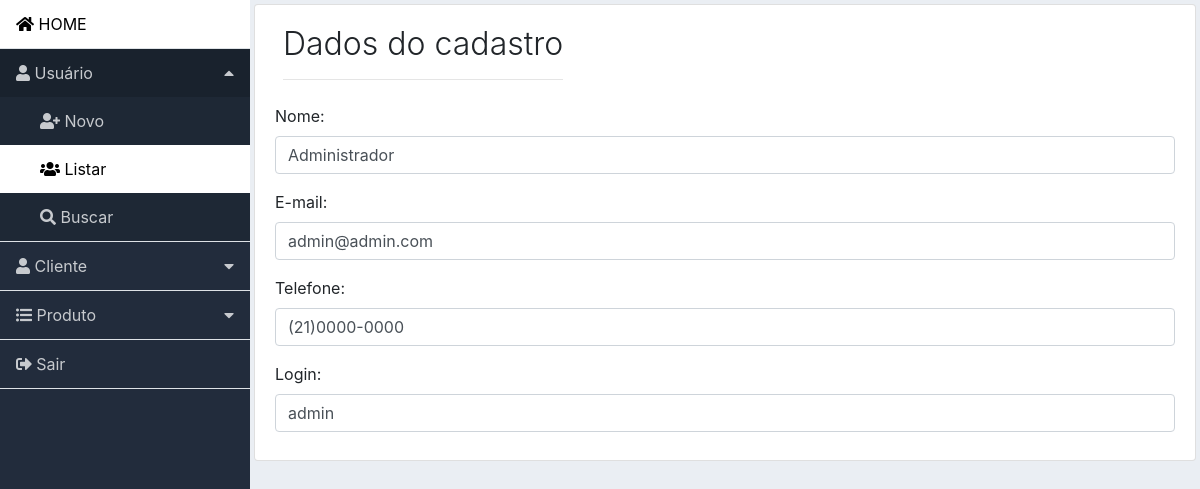
The page /usuario_visualizar.php?id=1 (signed in) on the database its author committed.
### tables this page shows
CREATE TABLE `acesso_restrito` (
  `id_restrito` int(11) NOT NULL,
  `nome` varchar(255) NOT NULL,
  `email` varchar(255) NOT NULL,
  `telefone` varchar(255) NOT NULL,
  `celular` varchar(255) NOT NULL,
  `login` varchar(255) NOT NULL,
  `senha` varchar(255) NOT NULL,
  `tipo` int(2) NOT NULL
);

### usuario_visualizar.php (the view, shortened to what this page needs)
<?php
require('includes/header.php');
include('conexao/conexao.php');
if (isset($_GET['id'])) :
    $id = mysqli_escape_string($conexao, $_GET['id']);
    $sql = "SELECT * FROM acesso_restrito WHERE id_restrito = '$id'";
    $resultado = mysqli_query($conexao, $sql);
    $dados = mysqli_fetch_array($resultado);
endif;
?>
<div class="content p-1">
    <div class="list-group-item">
        <div class="d-flex">
            <div class="mr-auto p-2">
                <h2 class="display-4 titulo">Dados do cadastro</h2>
                <hr>
            </div>
        </div>
        <div class="form-group">
            <label for="nome">Nome:</label>
            <input type="text" class="form-control" id="nome" placeholder="Nome" name="nome" value="<?php echo $dados['nome'];?>">
        </div>
        <div class="form-group">
            <label for="email">E-mail:</label>
            <input type="email" class="form-control" id="email" placeholder="E-mail" name="email" value="<?php echo $dados['email'];?>">
        </div>
        <div class="form-group">
            <label for="celular">Telefone:</label>
            <input type="text" class="form-control" id="telefone" placeholder="Celular " name="telefone" value="<?php echo $dados['telefone'];?>">
        </div>
        <div class="form-group">
            <label for="nome">Login:</label>
            <input type="text" class="form-control" id="login" placeholder="login" name="login" value="<?php echo $dados['login'];?>">
        </div>
    </div>
</div>
<?php
require('includes/footer.php');
?>

### css/dashboard.css (style rules this page uses)
body { background-color: #eaeef3; }
.content { width: 100%; }
.titulo { font-size: 2.0rem !important; }

### rows shown on the page
acesso_restrito: nome "Administrador", email "admin@admin.com", telefone "(21)0000-0000", login "admin"
